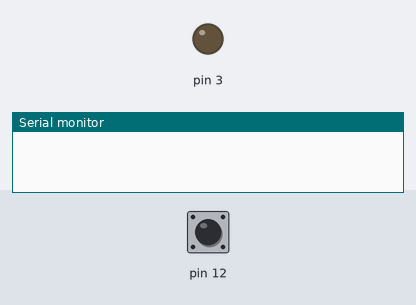
Bench run of a sketch on a simulated Arduino Uno, built with avr-gcc and run on an emulated ATmega328P. On the bench: output pins drawn as LEDs (lit = HIGH), the last lines printed to the serial monitor. Inputs (shaded band) come from the test bench; at power-on: pin 12 HIGH.

Above: at 1.2 s.
1.3 s: pin 12 pulled LOW for 0.15 s
At 1.38 s:
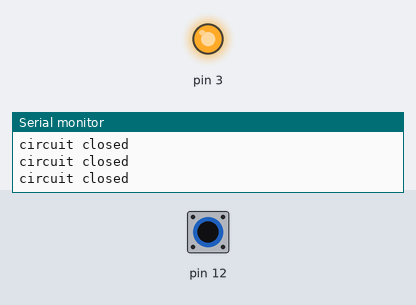
2.9 s: pin 12 pulled LOW for 3.2 s
At 6.9 s:
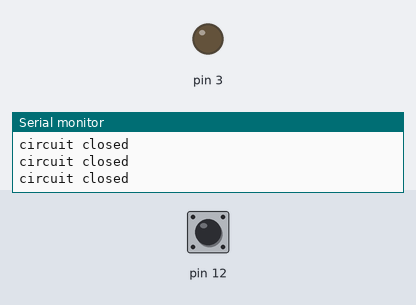
7.6 s: pin 12 driven LOW
At 8.8 s:
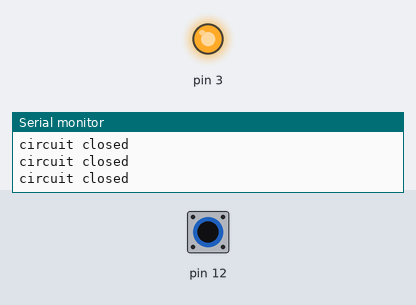
10.6 s: pin 12 driven HIGH
At 11.5 s:
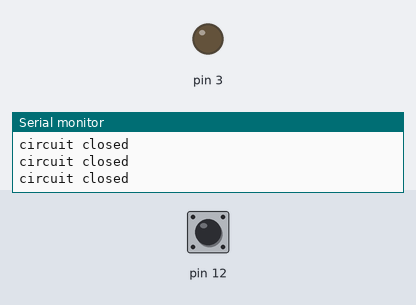
Timing chart, 0 to 13.1 s (numbered marks = the images above; inputs shaded):
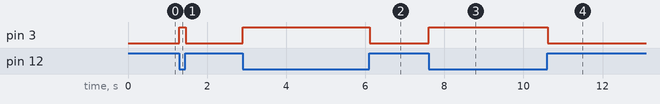

Measured:
- after the input at 1.3 s, pin 3: LOW → HIGH at once, → LOW 0.17 s later
- after the input at 2.9 s, pin 3: LOW → HIGH at once, → LOW 3.2 s later
- after the input at 7.6 s, pin 3: LOW → HIGH at once
- after the input at 10.6 s, pin 3: HIGH → LOW at once

The sketch:

textile_sensor.ino
```cpp
void setup(){
   Serial.begin(9600); // initialize serial communications at 9600 bps:

   pinMode(12, INPUT_PULLUP);
   pinMode(3, OUTPUT);
}

void loop(){
   // If circuit closed,...do something
   if(digitalRead(12) == LOW){
      Serial.println("circuit closed");
      digitalWrite(3,HIGH); //e.g., turn on LED
   }else{
      digitalWrite(3,LOW);
   }
}
```
